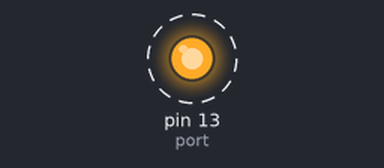
The sketch below on a simulated Arduino Uno, built with avr-gcc and run on an emulated ATmega328P. Shown: output pins drawn as LEDs (lit = HIGH). Dashed ring = blinking.

Above: at 0.5 s.
Timing chart, 0 to 3.5 s (numbered marks = the images above):
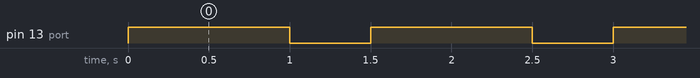

The sketch:

ardunio1.ino
```cpp
int port = 13;
void setup() {
  // put your setup code here, to run once:
  pinMode(port, OUTPUT);
}

void loop() {
  // put your main code here, to run repeatedly:
  digitalWrite(port, HIGH);
  delay(1000);
  digitalWrite(port, LOW);
  delay(500);
}
```

Measured:
- by itself, pin 13 (port): alternates HIGH for 1.0 s and LOW for 0.50 s
